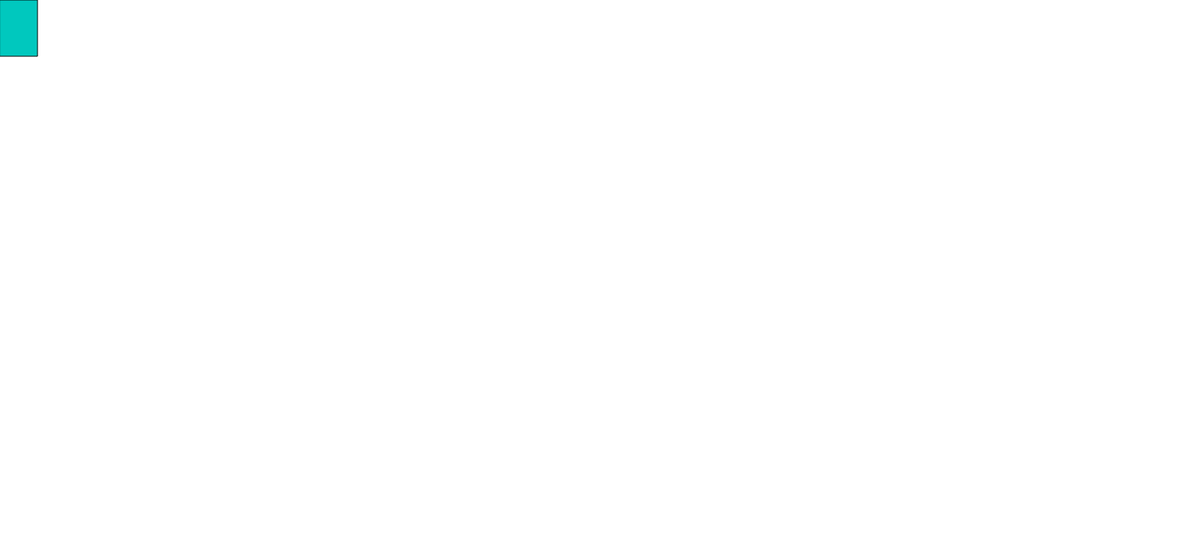
Frame 1 (no input)
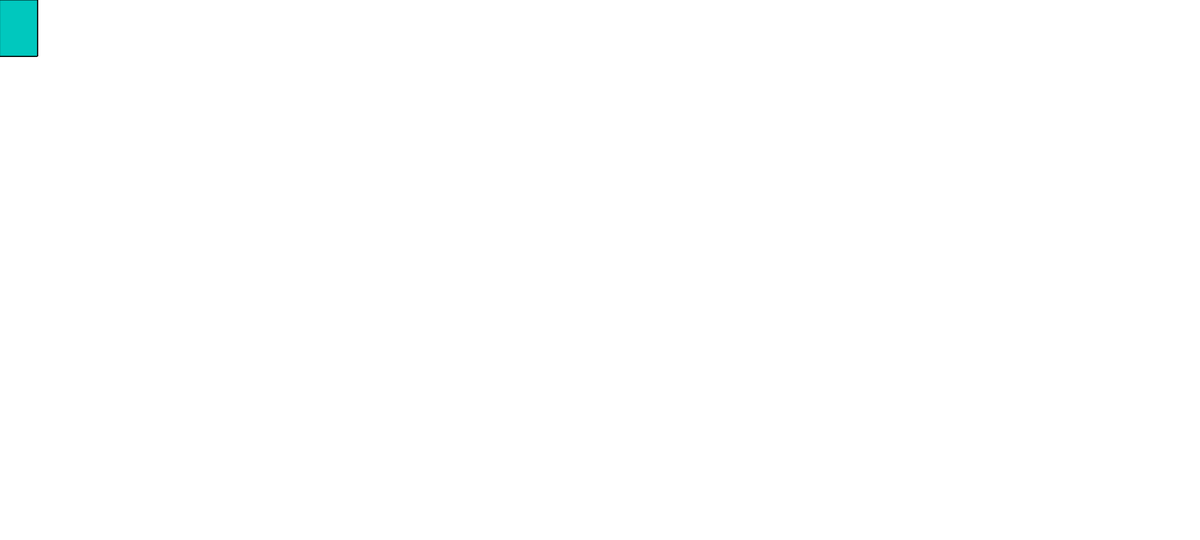
Frame 60 (no input)
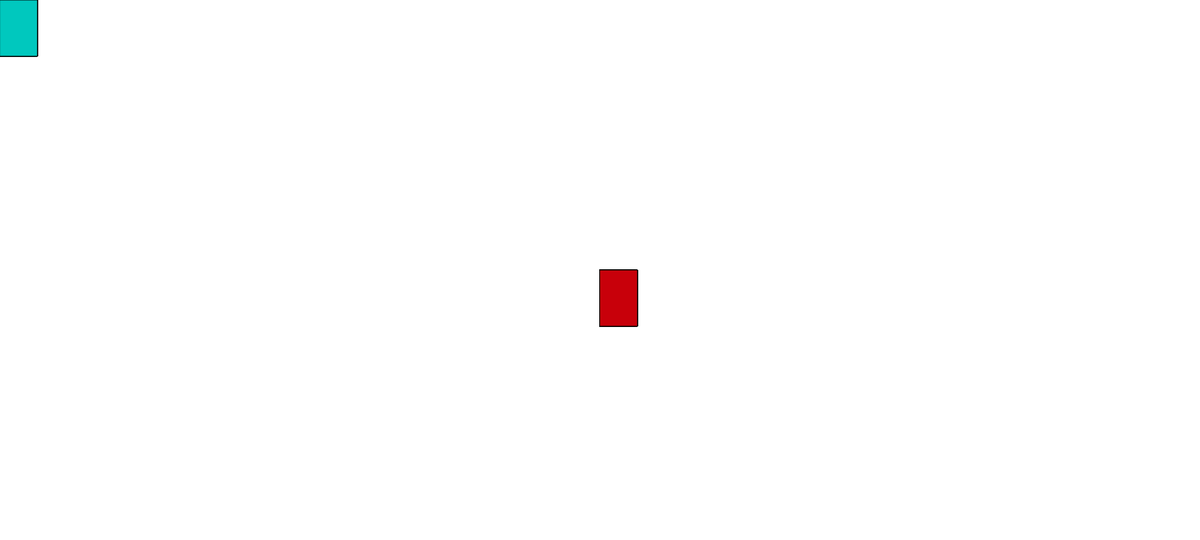
Frame 120 (the mouse pressed at the canvas centre since frame 60)

The p5.js sketch that drew these frames (run headless with seeded random() and noise() and a simulated clock; from frame 60 on, the mouse is pressed at the canvas centre):

// p5.js sketch
// ── sketch.js
function setup() {
  createCanvas(1600, 720);
}

function draw() {
  if(mouseIsPressed) {
  fill(200,0,10);}
  else {
  fill(0,200,190) }{
  rect(mouseX,mouseY,50,75)}
}
